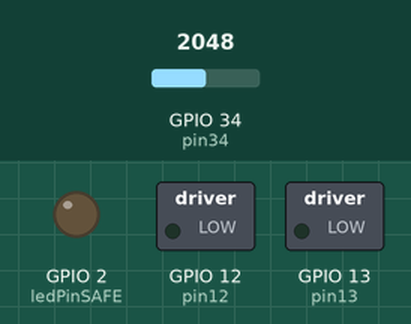
Simulated run of this sketch. Board: ESP32. Shown: switched loads named in the sketch (green lamp = pin HIGH), output pins drawn as LEDs (lit = HIGH). Inputs (shaded band) come from the test bench; at power-on: GPIO 34 (pin34) = 2048. EEPROM starts erased; nothing arrives over Bluetooth unless stated; a phone connects over Bluetooth LE 3 s after start; what the sketch prints to the serial monitor is not drawn.

Above: at 0.05 s.
Timing chart, 0 to 3.0 s (numbered marks = the images above):
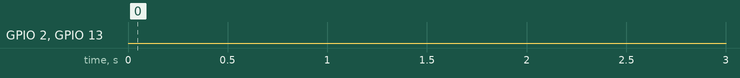

Measured:
- by itself, GPIO 2 (ledPinSAFE): LOW → HIGH at 121 s, → LOW 1.0 s later, → HIGH 1.0 s later, → LOW 1.0 s later, … (9 changes in this stretch)
- by itself, GPIO 13 (pin13): LOW → HIGH at 121 s

The sketch:

tsf_esp32.ino
```cpp
#include <BLEDevice.h>
#include <BLEServer.h>
#include <BLEUtils.h>
#include <BLE2902.h>
#include <EEPROM.h>

BLECharacteristic *pCharacteristic;

bool deviceConnected = false;

const int ledPinSAFE = 2; //safe mode pin
const int pin13 = 13; // safety digital output pin
const int pin34 = 34; // input pin that checks when the motor is running
const int pin12 = 12; // motor output pin

int activationCount = 0; // current number of motor ativations
int maxActivations = 0; // maximum number of motor activations
int timeSafeMode = 120; // safe mode timer (OPTIONS - change timeSafeMode according to the wanted time for safe mode; the variable is in seconds)

unsigned long startTime12 = 0; // starting time of pin 12
unsigned long startTime34 = 0; // starting time of pin 34
unsigned long duration12 = 0; // duration of pin 12
unsigned long intervalDuration = 0; // time between starts set by command B in milliseconds
unsigned long previousActivationTime = 0; // last activation of pin 12
unsigned long previousTimeLPS = 0;
unsigned long currentTimeLPS = 0;
const long intervalLPS = 1000;

bool pin12state = false;
bool pin34Activated = false;
bool safeModeActive = false;

String lastAValue = "";
String lastBValue = "";

#define SERVICE_UUID        "4fafc201-1fb5-459e-8fcc-c5c9c331914b"
#define CHARACTERISTIC_UUID "beb5483e-36e1-4688-b7f5-ea07361b26a8"

#define ADDR_PREVIOUS_A_VALUE 0
#define ADDR_PREVIOUS_B_VALUE (ADDR_PREVIOUS_A_VALUE + sizeof(lastAValue))

class MyServerCallbacks : public BLEServerCallbacks {
    void onConnect(BLEServer* pServer) {
      deviceConnected = true;
    };

    void onDisconnect(BLEServer* pServer) {
      deviceConnected = false;
    }
};


void setup() {
  Serial.begin(115200);
  pinMode(pin13, OUTPUT);
  pinMode(pin34, INPUT);
  pinMode(pin12, OUTPUT);
  pinMode(ledPinSAFE, OUTPUT);
  digitalWrite(pin13, LOW);

  //OPTIONS - change the name of the board here
  BLEDevice::init("TheSmartFeeder");
  BLEServer *pServer = BLEDevice::createServer();
  pServer->setCallbacks(new MyServerCallbacks());

  BLEService *pService = pServer->createService(SERVICE_UUID);

  pCharacteristic = pService->createCharacteristic(
                      CHARACTERISTIC_UUID,
                      BLECharacteristic::PROPERTY_READ |
                      BLECharacteristic::PROPERTY_WRITE
                    );

  pCharacteristic->addDescriptor(new BLE2902());

  pService->start();

  BLEAdvertising *pAdvertising = BLEDevice::getAdvertising();
  pAdvertising->addServiceUUID(SERVICE_UUID);
  pAdvertising->setScanResponse(true);
  pAdvertising->setMinPreferred(0x06);
  pAdvertising->setMinPreferred(0x12);
  pAdvertising->setMinPreferred(0x00);
  pAdvertising->setMaxPreferred(0x00);
  BLEDevice::startAdvertising();
  Serial.println("BLE device is ready to be connected");

  EEPROM.begin(512);

  EEPROM.get(ADDR_PREVIOUS_A_VALUE, lastAValue);
  EEPROM.get(ADDR_PREVIOUS_B_VALUE, lastBValue);
  Serial.println("lastAValue: " + lastAValue);
  Serial.println("lastBValue: " + lastBValue);

  if (lastAValue.startsWith("A")) {
    duration12 = lastAValue.substring(1).toInt(); // stores the duration given by the user
    startTime12 = millis(); // start time of activation of pin 12
    digitalWrite(pin12, HIGH); // turns the pin 12 on
    pin12state = true;
    activationCount = 1; // reboots the counter of daily activations

    Serial.println("Pin 12 is ON - setup");
  }
  if (lastBValue.startsWith("B")) {
    maxActivations = lastBValue.substring(1).toInt();
    intervalDuration = 24 * 60 * 60 * 1000 / maxActivations;
    previousActivationTime = millis();

    Serial.println("Time set to activate the motor: " + String(duration12));
    Serial.println("Maximum number of daily activations: " + String(maxActivations));
  }
}

void loop() {
  if (!deviceConnected) {
    BLEDevice::startAdvertising(); // Restart advertising
    delay(1000); // Delay to allow advertising to start
  }

  // Ensures that the safe mode is off
  if (digitalRead(pin13) == LOW) {
    if (deviceConnected) {
      if (pCharacteristic->getValue().length() > 0) {
        String value = pCharacteristic->getValue().c_str();

        // Command A
        if (value.startsWith("A") && value != lastAValue) {
          lastAValue = value;
          EEPROM.put(ADDR_PREVIOUS_A_VALUE, lastAValue);
          EEPROM.commit();

          duration12 = value.substring(1).toInt(); // stores the duration given by the user
          startTime12 = millis(); // start time of activation of pin 12
          digitalWrite(pin12, HIGH); // turns the pin 12 on
          pin12state = true;
          activationCount = 1; // reboots the counter of daily activations

          Serial.println("Pin 12 is ON - new command");
        }
        else if (value.startsWith("B") && value != lastBValue) {
          lastBValue = value;
          EEPROM.put(ADDR_PREVIOUS_B_VALUE, lastBValue);
          EEPROM.commit();

          maxActivations = value.substring(1).toInt();
          intervalDuration = 24 * 60 * 60 * 1000 / maxActivations;
          //intervalDuration = 1000 * maxActivations; // for tests only
          previousActivationTime = millis();

          Serial.println("Time set to activate the motor: " + String(duration12));
          Serial.println("Maximum number of daily activations: " + String(maxActivations));
        }
      }
    }


    // Check if the specified time in A for pin 12 has already passed
    if (pin12state && millis() - startTime12 >= duration12 * 1000) {

      digitalWrite(pin12, LOW); // turns off pin 12
      pin12state = false;

      Serial.println("Pin 12 is OFF");
      Serial.print("Current number of daily motor activations: ");
      Serial.println(activationCount);
    }

    // Check if the specified time in B has already passed
    if (maxActivations > 0 && millis() - previousActivationTime >= intervalDuration) {
      // Turns pin 12 on for the next activation
      startTime12 = millis();
      digitalWrite(pin12, HIGH);
      pin12state = true;
      activationCount++;
      previousActivationTime = millis();

      Serial.println("Pin 12 is ON");
    }

    // Check if the counter has reached the daily activations
    if (maxActivations == activationCount) {
      activationCount = 0;
    }
  }


  // SAFE MODE
  // TODO - Fix and test Safe mode -> pin34 is always with value 0

  // Check if pin34 is receiving energy
  if (analogRead(pin34) > 50 && !pin34Activated) {
    pin34Activated = true;
    startTime34 = millis();
  }

  // Check if pin 34 has been on for more than 10 seconds
  else if (pin34Activated && millis() - startTime34 >= timeSafeMode * 1000) {
    digitalWrite(pin13, HIGH);

    Serial.println("SAFE MODE ON");
  }

  if (analogRead(pin34) < 50) {
    pin34Activated = false;
  }

  // Safe Mode LED blinks
  if (digitalRead(pin13) == HIGH) {
    currentTimeLPS = millis();
    if (currentTimeLPS - previousTimeLPS >= intervalLPS) {
      previousTimeLPS = currentTimeLPS;
      if (digitalRead(ledPinSAFE) == LOW) {
        digitalWrite(ledPinSAFE, HIGH);
      } else {
        digitalWrite(ledPinSAFE, LOW);
      }
    }
  }

}
```
